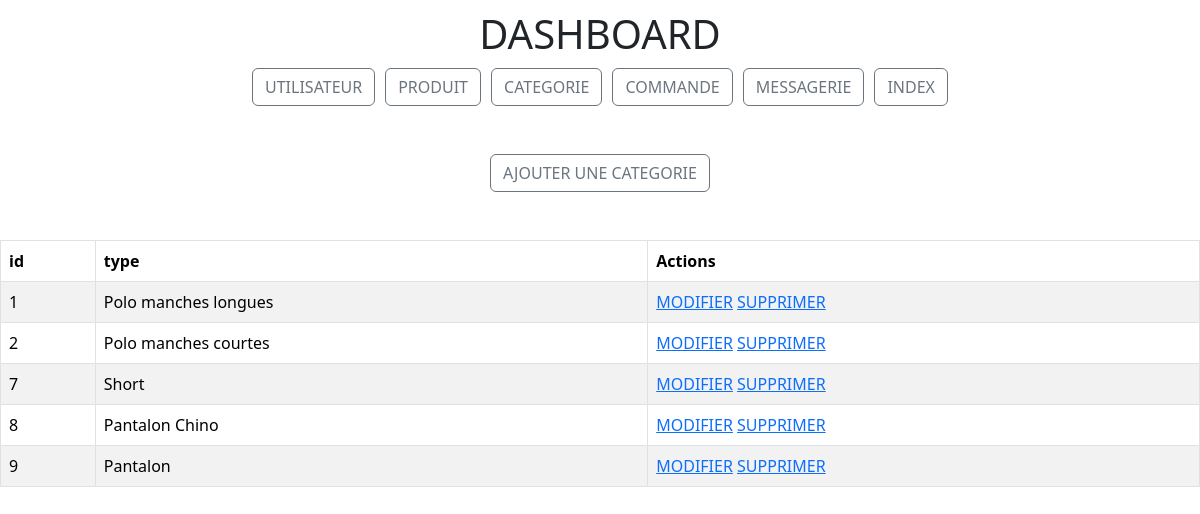
The app's page /dashboard/categories/dashboard_categories.php, older data.
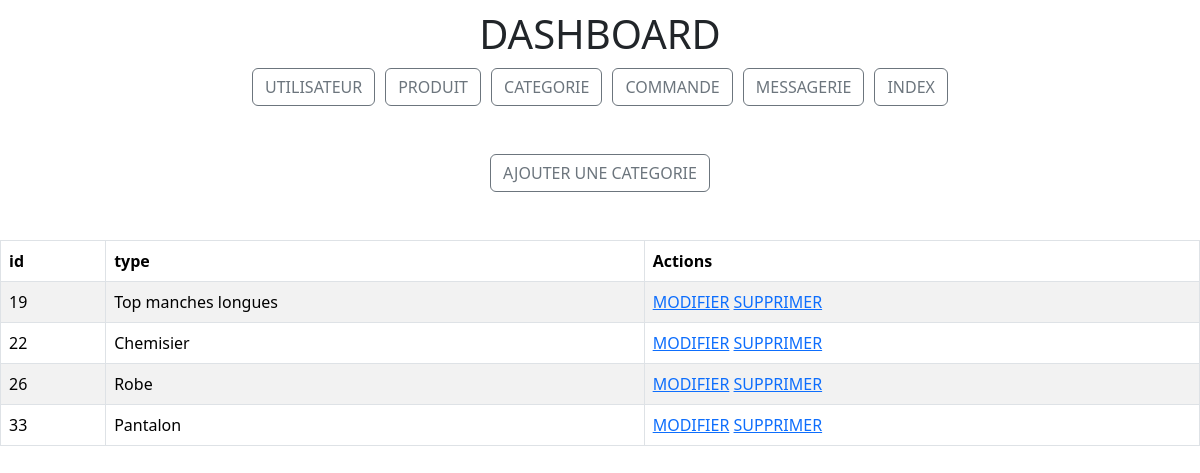
The same page, newer data.
### tables this page shows
CREATE TABLE `categories` (
  `id` int NOT NULL,
  `type` varchar(255) NOT NULL
);

### src/dashboard/categories/dashboard_categories.php (the view, shortened to what this page needs)
<?php
require_once("../../connect.php");
$sql = "SELECT * FROM categories";
$query = $db->prepare($sql);
$query->execute();
$categories = $query->fetchAll(PDO::FETCH_ASSOC);
?>
<!DOCTYPE html>
<html lang="fr">
<head>
    <link rel="stylesheet" href="../../css/dashboard/dashboard.css">
    <link href="https://cdn.jsdelivr.net/npm/bootstrap@5.3.3/dist/css/bootstrap.min.css" rel="stylesheet">
</head>
<body>
    <?php
    include '../../templates/navbar_dashboard.php';
    ?>
    <section class="dashboard">
        <br>
        <br>
        <table class="table table-striped table-hover table table-bordered">
            <thead>
                <th>id</th>
                <th>type</th>
                <th>Actions</th>
            </thead>
            <tbody>
                <?php
                foreach ($categories as $categorie) {
                ?>
                    <tr>
                        <td><?= $categorie["id"] ?></td>
                        <td><?= $categorie["type"] ?></td>
                        <td>
                            <a href="update_categories.php?id=<?= $categorie["id"] ?>">MODIFIER</a>
                            <a href="delete_categories.php?id=<?= $categorie["id"] ?>">SUPPRIMER</a>
                        </td>
                    </tr>
                <?php
                }
                ?>
                <div>
                    <div class="add">
                        <a classe="deco" href="./create_categories.php"><button type="button" class="btn btn-outline-secondary">AJOUTER UNE CATEGORIE</button></a>
                    </div>
                    <br>
                    <br>
                </div>
            </tbody>
        </table>
    </section>
</body>
</html>

### src/templates/navbar_dashboard.php
<h1 class="titre_dash">DASHBOARD</h1>
<div class="contenair_nav_dash">
    <div class="nav_dash">
        <a href="../users/dashboard_users.php"><button type="button" class="btn btn-outline-secondary">UTILISATEUR</button></a>
        <a href="../produits/dashboard_produits.php"><button type="button" class="btn btn-outline-secondary">PRODUIT</button></a>
        <a href="../categories/dashboard_categories.php"><button type="button" class="btn btn-outline-secondary">CATEGORIE</button></a>
        <a href="../commandes/dashboard_commandes.php"><button type="button" class="btn btn-outline-secondary">COMMANDE</button></a>
        <a href="../../messagerie.php"><button type="button" class="btn btn-outline-secondary">MESSAGERIE</button></a>
        <a href="../../index.php"><button type="button" class="btn btn-outline-secondary">INDEX</button></a>
    </div>
</div>

### src/css/dashboard/dashboard.css (style rules this page uses)
.titre_dash { text-align: center; }
.contenair_nav_dash { display: flex; width: 650px; margin: 0 auto; justify-content: center; align-items: center; }
.nav_dash { display: flex; gap: 10px; margin: 0 auto; justify-content: center; align-items: center; }
.add { display: flex; width: auto; margin: 0 auto; justify-content: center; align-items: center; }
.titre_dash { text-align: center; margin: 10px 0px; }

Row changes from the older to the newer data that the page shows:
removed categories: id "1", type "Polo manches longues"
removed categories: id "2", type "Polo manches courtes"
removed categories: id "7", type "Short"
removed categories: id "8", type "Pantalon Chino"
removed categories: id "9", type "Pantalon"
added categories: id "19", type "Top manches longues"
added categories: id "22", type "Chemisier"
added categories: id "26", type "Robe"
added categories: id "33", type "Pantalon"
